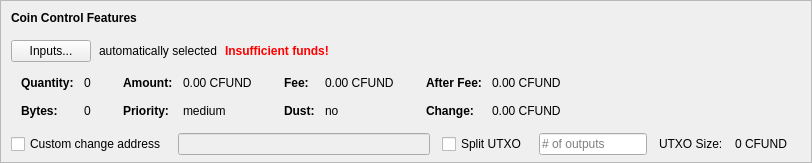
    <widget class="QFrame" name="frameCoinControl">
     <property name="sizePolicy">
      <sizepolicy hsizetype="Expanding" vsizetype="Expanding">
       <horstretch>0</horstretch>
       <verstretch>0</verstretch>
      </sizepolicy>
     </property>
     <property name="maximumSize">
      <size>
       <width>16777215</width>
       <height>16777215</height>
      </size>
     </property>
     <property name="frameShape">
      <enum>QFrame::StyledPanel</enum>
     </property>
     <property name="frameShadow">
      <enum>QFrame::Sunken</enum>
     </property>
     <layout class="QVBoxLayout" name="verticalLayoutCoinControl2">
      <property name="spacing">
       <number>0</number>
      </property>
      <property name="leftMargin">
       <number>0</number>
      </property>
      <property name="topMargin">
       <number>0</number>
      </property>
      <property name="rightMargin">
       <number>0</number>
      </property>
      <property name="bottomMargin">
       <number>6</number>
      </property>
      <item>
       <layout class="QVBoxLayout" name="verticalLayoutCoinControl" stretch="0,0,0,0,1">
        <property name="spacing">
         <number>0</number>
        </property>
        <property name="leftMargin">
         <number>10</number>
        </property>
        <property name="topMargin">
         <number>10</number>
        </property>
        <item>
         <layout class="QHBoxLayout" name="horizontalLayoutCoinControl1">
          <property name="bottomMargin">
           <number>15</number>
          </property>
          <item>
           <widget class="QLabel" name="labelCoinControlFeatures">
            <property name="sizePolicy">
             <sizepolicy hsizetype="Preferred" vsizetype="Maximum">
              <horstretch>0</horstretch>
              <verstretch>0</verstretch>
             </sizepolicy>
            </property>
            <property name="font">
             <font>
              <weight>75</weight>
              <bold>true</bold>
             </font>
            </property>
            <property name="styleSheet">
             <string notr="true">font-weight:bold;</string>
            </property>
            <property name="text">
             <string>Coin Control Features</string>
            </property>
           </widget>
          </item>
         </layout>
        </item>
        <item>
         <layout class="QHBoxLayout" name="horizontalLayoutCoinControl2" stretch="0,0,0,0">
          <property name="spacing">
           <number>8</number>
          </property>
          <property name="bottomMargin">
           <number>10</number>
          </property>
          <item>
           <widget class="QPushButton" name="pushButtonCoinControl">
            <property name="styleSheet">
             <string notr="true"/>
            </property>
            <property name="text">
             <string>Inputs...</string>
            </property>
            <property name="autoDefault">
             <bool>false</bool>
            </property>
           </widget>
          </item>
          <item>
           <widget class="QLabel" name="labelCoinControlAutomaticallySelected">
            <property name="text">
             <string>automatically selected</string>
            </property>
            <property name="margin">
             <number>5</number>
            </property>
           </widget>
          </item>
          <item>
           <widget class="QLabel" name="labelCoinControlInsuffFunds">
            <property name="font">
             <font>
              <weight>75</weight>
              <bold>true</bold>
             </font>
            </property>
            <property name="styleSheet">
             <string notr="true">color:red;font-weight:bold;</string>
            </property>
            <property name="text">
             <string>Insufficient funds!</string>
            </property>
            <property name="margin">
             <number>5</number>
            </property>
           </widget>
          </item>
          <item>
           <spacer name="horizontalSpacerCoinControl">
            <property name="orientation">
             <enum>Qt::Horizontal</enum>
            </property>
            <property name="sizeHint" stdset="0">
             <size>
              <width>40</width>
              <height>1</height>
             </size>
            </property>
           </spacer>
          </item>
         </layout>
        </item>
        <item>
         <widget class="QWidget" name="widgetCoinControl" native="true">
          <property name="sizePolicy">
           <sizepolicy hsizetype="Preferred" vsizetype="Preferred">
            <horstretch>0</horstretch>
            <verstretch>0</verstretch>
           </sizepolicy>
          </property>
          <property name="minimumSize">
           <size>
            <width>0</width>
            <height>0</height>
           </size>
          </property>
          <property name="styleSheet">
           <string notr="true"/>
          </property>
          <layout class="QHBoxLayout" name="horizontalLayoutCoinControl5">
           <property name="leftMargin">
            <number>0</number>
           </property>
           <property name="topMargin">
            <number>0</number>
           </property>
           <property name="rightMargin">
            <number>0</number>
           </property>
           <property name="bottomMargin">
            <number>0</number>
           </property>
           <item>
            <layout class="QHBoxLayout" name="horizontalLayoutCoinControl3" stretch="0,0,0,1">
             <property name="spacing">
              <number>20</number>
             </property>
             <property name="topMargin">
              <number>0</number>
             </property>
             <property name="bottomMargin">
              <number>10</number>
             </property>
             <item>
              <layout class="QFormLayout" name="formLayoutCoinControl1">
               <property name="horizontalSpacing">
                <number>10</number>
               </property>
               <property name="verticalSpacing">
                <number>14</number>
               </property>
               <property name="leftMargin">
                <number>10</number>
               </property>
               <property name="topMargin">
                <number>4</number>
               </property>
               <property name="rightMargin">
                <number>6</number>
               </property>
               <item row="0" column="0">
                <widget class="QLabel" name="labelCoinControlQuantityText">
                 <property name="font">
                  <font>
                   <weight>75</weight>
                   <bold>true</bold>
                  </font>
                 </property>
                 <property name="text">
                  <string>Quantity:</string>
                 </property>
                 <property name="margin">
                  <number>0</number>
                 </property>
                </widget>
               </item>
               <item row="0" column="1">
                <widget class="QLabel" name="labelCoinControlQuantity">
                 <property name="cursor">
                  <cursorShape>IBeamCursor</cursorShape>
                 </property>
                 <property name="contextMenuPolicy">
                  <enum>Qt::ActionsContextMenu</enum>
                 </property>
                 <property name="text">
                  <string notr="true">0</string>
                 </property>
                 <property name="margin">
                  <number>0</number>
                 </property>
                 <property name="textInteractionFlags">
                  <set>Qt::LinksAccessibleByMouse|Qt::TextSelectableByKeyboard|Qt::TextSelectableByMouse</set>
                 </property>
                </widget>
               </item>
               <item row="1" column="0">
                <widget class="QLabel" name="labelCoinControlBytesText">
                 <property name="font">
                  <font>
                   <weight>75</weight>
                   <bold>true</bold>
                  </font>
                 </property>
                 <property name="text">
                  <string>Bytes:</string>
                 </property>
                </widget>
               </item>
               <item row="1" column="1">
                <widget class="QLabel" name="labelCoinControlBytes">
                 <property name="cursor">
                  <cursorShape>IBeamCursor</cursorShape>
                 </property>
                 <property name="contextMenuPolicy">
                  <enum>Qt::ActionsContextMenu</enum>
                 </property>
                 <property name="text">
                  <string notr="true">0</string>
                 </property>
                 <property name="textInteractionFlags">
                  <set>Qt::LinksAccessibleByMouse|Qt::TextSelectableByKeyboard|Qt::TextSelectableByMouse</set>
                 </property>
                </widget>
               </item>
              </layout>
             </item>
             <item>
              <layout class="QFormLayout" name="formLayoutCoinControl2">
               <property name="horizontalSpacing">
                <number>10</number>
               </property>
               <property name="verticalSpacing">
                <number>14</number>
               </property>
               <property name="leftMargin">
                <number>6</number>
               </property>
               <property name="topMargin">
                <number>4</number>
               </property>
               <property name="rightMargin">
                <number>6</number>
               </property>
               <item row="0" column="0">
                <widget class="QLabel" name="labelCoinControlAmountText">
                 <property name="font">
                  <font>
                   <weight>75</weight>
                   <bold>true</bold>
                  </font>
                 </property>
                 <property name="text">
                  <string>Amount:</string>
                 </property>
                 <property name="margin">
                  <number>0</number>
                 </property>
                </widget>
               </item>
               <item row="0" column="1">
                <widget class="QLabel" name="labelCoinControlAmount">
                 <property name="cursor">
                  <cursorShape>IBeamCursor</cursorShape>
                 </property>
                 <property name="contextMenuPolicy">
                  <enum>Qt::ActionsContextMenu</enum>
                 </property>
                 <property name="text">
                  <string notr="true">0.00 CFUND</string>
                 </property>
                 <property name="textInteractionFlags">
                  <set>Qt::LinksAccessibleByMouse|Qt::TextSelectableByKeyboard|Qt::TextSelectableByMouse</set>
                 </property>
                </widget>
               </item>
               <item row="1" column="0">
                <widget class="QLabel" name="labelCoinControlPriorityText">
                 <property name="font">
                  <font>
                   <weight>75</weight>
                   <bold>true</bold>
                  </font>
                 </property>
                 <property name="text">
                  <string>Priority:</string>
                 </property>
                </widget>
               </item>
               <item row="1" column="1">
                <widget class="QLabel" name="labelCoinControlPriority">
                 <property name="cursor">
                  <cursorShape>IBeamCursor</cursorShape>
                 </property>
                 <property name="contextMenuPolicy">
                  <enum>Qt::ActionsContextMenu</enum>
                 </property>
                 <property name="text">
                  <string>medium</string>
                 </property>
                 <property name="textInteractionFlags">
                  <set>Qt::LinksAccessibleByMouse|Qt::TextSelectableByKeyboard|Qt::TextSelectableByMouse</set>
                 </property>
                </widget>
               </item>
              </layout>
             </item>
             <item>
              <layout class="QFormLayout" name="formLayoutCoinControl3">
               <property name="horizontalSpacing">
                <number>10</number>
               </property>
               <property name="verticalSpacing">
                <number>14</number>
               </property>
               <property name="leftMargin">
                <number>6</number>
               </property>
               <property name="topMargin">
                <number>4</number>
               </property>
               <property name="rightMargin">
                <number>6</number>
               </property>
               <item row="0" column="0">
                <widget class="QLabel" name="labelCoinControlFeeText">
                 <property name="font">
                  <font>
                   <weight>75</weight>
                   <bold>true</bold>
                  </font>
                 </property>
                 <property name="text">
                  <string>Fee:</string>
                 </property>
                 <property name="margin">
                  <number>0</number>
                 </property>
                </widget>
               </item>
               <item row="0" column="1">
                <widget class="QLabel" name="labelCoinControlFee">
                 <property name="cursor">
                  <cursorShape>IBeamCursor</cursorShape>
                 </property>
                 <property name="contextMenuPolicy">
                  <enum>Qt::ActionsContextMenu</enum>
                 </property>
                 <property name="text">
                  <string notr="true">0.00 CFUND</string>
                 </property>
                 <property name="textInteractionFlags">
                  <set>Qt::LinksAccessibleByMouse|Qt::TextSelectableByKeyboard|Qt::TextSelectableByMouse</set>
                 </property>
                </widget>
               </item>
               <item row="1" column="0">
                <widget class="QLabel" name="labelCoinControlLowOutputText">
                 <property name="font">
                  <font>
                   <weight>75</weight>
                   <bold>true</bold>
                  </font>
                 </property>
                 <property name="text">
                  <string>Dust:</string>
                 </property>
                </widget>
               </item>
               <item row="1" column="1">
                <widget class="QLabel" name="labelCoinControlLowOutput">
                 <property name="cursor">
                  <cursorShape>IBeamCursor</cursorShape>
                 </property>
                 <property name="contextMenuPolicy">
                  <enum>Qt::ActionsContextMenu</enum>
                 </property>
                 <property name="text">
                  <string>no</string>
                 </property>
                 <property name="textInteractionFlags">
                  <set>Qt::LinksAccessibleByMouse|Qt::TextSelectableByKeyboard|Qt::TextSelectableByMouse</set>
                 </property>
                </widget>
               </item>
              </layout>
             </item>
             <item>
              <layout class="QFormLayout" name="formLayoutCoinControl4">
               <property name="horizontalSpacing">
                <number>10</number>
               </property>
               <property name="verticalSpacing">
                <number>14</number>
               </property>
               <property name="leftMargin">
                <number>6</number>
               </property>
               <property name="topMargin">
                <number>4</number>
               </property>
               <property name="rightMargin">
                <number>6</number>
               </property>
               <item row="0" column="0">
                <widget class="QLabel" name="labelCoinControlAfterFeeText">
                 <property name="font">
                  <font>
                   <weight>75</weight>
                   <bold>true</bold>
                  </font>
                 </property>
                 <property name="text">
                  <string>After Fee:</string>
                 </property>
                 <property name="margin">
                  <number>0</number>
                 </property>
                </widget>
               </item>
               <item row="0" column="1">
                <widget class="QLabel" name="labelCoinControlAfterFee">
                 <property name="cursor">
                  <cursorShape>IBeamCursor</cursorShape>
                 </property>
                 <property name="contextMenuPolicy">
                  <enum>Qt::ActionsContextMenu</enum>
                 </property>
                 <property name="text">
                  <string notr="true">0.00 CFUND</string>
                 </property>
                 <property name="textInteractionFlags">
                  <set>Qt::LinksAccessibleByMouse|Qt::TextSelectableByKeyboard|Qt::TextSelectableByMouse</set>
                 </property>
                </widget>
               </item>
               <item row="1" column="0">
                <widget class="QLabel" name="labelCoinControlChangeText">
                 <property name="font">
                  <font>
                   <weight>75</weight>
                   <bold>true</bold>
                  </font>
                 </property>
                 <property name="text">
                  <string>Change:</string>
                 </property>
                </widget>
               </item>
               <item row="1" column="1">
                <widget class="QLabel" name="labelCoinControlChange">
                 <property name="cursor">
                  <cursorShape>IBeamCursor</cursorShape>
                 </property>
                 <property name="contextMenuPolicy">
                  <enum>Qt::ActionsContextMenu</enum>
                 </property>
                 <property name="text">
                  <string notr="true">0.00 CFUND</string>
                 </property>
                 <property name="textInteractionFlags">
                  <set>Qt::LinksAccessibleByMouse|Qt::TextSelectableByKeyboard|Qt::TextSelectableByMouse</set>
                 </property>
                </widget>
               </item>
              </layout>
             </item>
            </layout>
           </item>
          </layout>
         </widget>
        </item>
        <item>
         <layout class="QHBoxLayout" name="horizontalLayoutCoinControl4" stretch="0,0,0,0,0,0,0">
          <property name="spacing">
           <number>12</number>
          </property>
          <property name="sizeConstraint">
           <enum>QLayout::SetDefaultConstraint</enum>
          </property>
          <property name="topMargin">
           <number>5</number>
          </property>
          <property name="rightMargin">
           <number>5</number>
          </property>
          <item>
           <widget class="QCheckBox" name="checkBoxCoinControlChange">
            <property name="toolTip">
             <string>If this is activated, but the change address is empty or invalid, change will be sent to a newly generated address.</string>
            </property>
            <property name="text">
             <string>Custom change address</string>
            </property>
           </widget>
          </item>
          <item>
           <widget class="QValidatedLineEdit" name="lineEditCoinControlChange">
            <property name="enabled">
             <bool>false</bool>
            </property>
            <property name="sizePolicy">
             <sizepolicy hsizetype="Expanding" vsizetype="Fixed">
              <horstretch>0</horstretch>
              <verstretch>0</verstretch>
             </sizepolicy>
            </property>
           </widget>
          </item>
          <item>
           <widget class="QCheckBox" name="splitBlockCheckBox">
            <property name="text">
             <string>Split UTXO</string>
            </property>
           </widget>
          </item>
          <item>
           <widget class="QLineEdit" name="splitBlockLineEdit">
            <property name="sizePolicy">
             <sizepolicy hsizetype="Fixed" vsizetype="Fixed">
              <horstretch>50</horstretch>
              <verstretch>0</verstretch>
             </sizepolicy>
            </property>
            <property name="placeholderText">
             <string># of outputs</string>
            </property>
           </widget>
          </item>
          <item>
           <widget class="QLabel" name="labelBlockSizeText">
            <property name="text">
             <string>UTXO Size:</string>
            </property>
           </widget>
          </item>
          <item>
           <widget class="QLabel" name="labelBlockSize">
            <property name="text">
             <string>0 CFUND</string>
            </property>
           </widget>
          </item>
          <item>
           <widget class="QLabel" name="labelCoinControlChangeLabel">
            <property name="sizePolicy">
             <sizepolicy hsizetype="Preferred" vsizetype="Expanding">
              <horstretch>0</horstretch>
              <verstretch>0</verstretch>
             </sizepolicy>
            </property>
            <property name="minimumSize">
             <size>
              <width>0</width>
              <height>0</height>
             </size>
            </property>
            <property name="text">
             <string/>
            </property>
            <property name="margin">
             <number>3</number>
            </property>
           </widget>
          </item>
         </layout>
        </item>
        <item>
         <spacer name="verticalSpacerCoinControl">
          <property name="orientation">
           <enum>Qt::Vertical</enum>
          </property>
          <property name="sizeHint" stdset="0">
           <size>
            <width>800</width>
            <height>1</height>
           </size>
          </property>
         </spacer>
        </item>
       </layout>
      </item>
     </layout>
    </widget>
